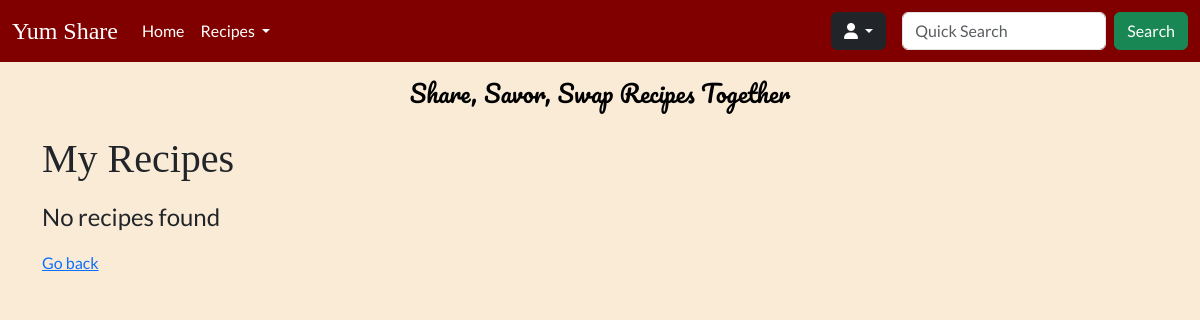
/recipes?id=25 (signed in), run on an earlier commit of the app's database.
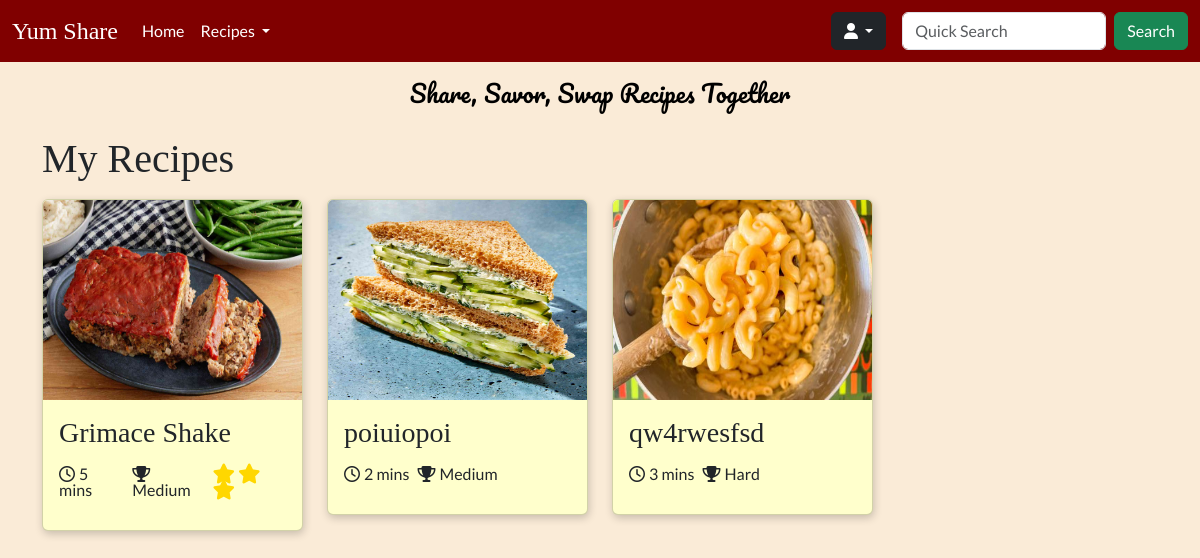
And on a later commit of the database.
### tables this page shows
CREATE TABLE `recipes` (
  `id` int NOT NULL AUTO_INCREMENT,
  `name` varchar(255) NOT NULL,
  `time` int NOT NULL,
  `difficulty` int DEFAULT NULL,
  `description` varchar(255) DEFAULT NULL,
  `instructions` text NOT NULL,
  `servings` int DEFAULT NULL,
  `image` varchar(255) DEFAULT NULL,
  `views` int DEFAULT '0',
  `user_id` int NOT NULL,
  `created` datetime NOT NULL,
  `ingredients` text NOT NULL,
  `updated` datetime DEFAULT NULL,
  `rating` int DEFAULT NULL,
  PRIMARY KEY (`id`),
  KEY `user_id` (`user_id`),
  CONSTRAINT `recipes_ibfk_1` FOREIGN KEY (`user_id`) REFERENCES `users` (`id`) ON DELETE CASCADE
);

### Core/functions.php (called while the page is built, shortened)
<?php
function base_path($path)
{
    return BASE_PATH . $path;
}
function view($path, $attributes = [])
{
    extract($attributes);
    require base_path('views/' . $path);
}
function intToDifficulty($value) {
    switch($value) {
        case 2:
            return 'Medium';
            break;
        case 3:
            return 'Hard';
            break;
    }
}

### Http/controllers/recipes/index.php (called while the page is built, shortened)
<?php
$recipeRepo = new RecipeRepository();
$recipes = $recipeRepo->findByUserId($_SESSION['user']['id']);
view('/recipes/index.view.php', [
    'recipes' => $recipes
]);

### public/index.php (called while the page is built, shortened)
<?php
require BASE_PATH . 'Core/functions.php';
require BASE_PATH . 'bootstrap.php';
$router = new Core\Router();
$url = parse_url($_SERVER['REQUEST_URI'])['path'];
$method = $_POST['_method'] ?? $_SERVER['REQUEST_METHOD'];
$router->route($url, $method);

### Core/App.php (called while the page is built, shortened)
<?php
class App
{
    protected static Container $container;
    public static function setContainer($container) {
        static::$container = $container;
    }
    public static function getContainer() {
        return static::$container;
    }
}

### config.php (called while the page is built)
<?php
return [
  'database' => [
      'host' => 'localhost',
      'port' => 3306,
      'dbname' => 'recipeapp'
  ]
];

### bootstrap.php (called while the page is built, shortened)
<?php
$container = new Container();
$container->bind('Core\Database', function () {
    $config = require base_path('config.php');
    return new Database($config['database']);
});

### Core/Database.php (called while the page is built, shortened)
<?php
class Database
{
    protected $connection;
    public function __construct($config, $username = 'root', $password = 'root')
    {
        $dsn = 'mysql:' . http_build_query($config, '', ';');
        $this->connection = new PDO($dsn, $username, $password, [
            PDO::ATTR_DEFAULT_FETCH_MODE => PDO::FETCH_ASSOC
        ]);
    }
    public function query($query, $params = []) {
        $this->statement = $this->connection->prepare($query);
        $this->statement->execute($params);
        return $this->statement;
    }
}

### Core/Container.php (called while the page is built, shortened)
<?php
class Container
{
    protected $bindings = [];
    public function bind($key, $value) {
        $this->bindings[$key] = $value;
    }
    public function resolve($key) {
        return call_user_func($this->bindings[$key]);
    }
}

### repositories/RecipeRepository.php (called while the page is built, shortened)
<?php
class RecipeRepository
{
    protected $db;
    public function __construct()
    {
        $this->db = App::getContainer()->resolve('Core\Database');
    }
    public function findByUserId($userId) {
        $statement = "SELECT * FROM recipes WHERE user_id = :userId";
        return $this->db->query($statement, [
            'userId' => $userId
        ])->fetchAll();
    }
}

### views/recipes/index.view.php (the view, shortened to what this page needs)
<!doctype html>
<html lang="en">
<head>
    <?php require BASE_PATH . 'public/resources/links/links.php' ?>
</head>
<body>
    <header>
        <?php require base_path('views/partials/nav.view.php') ?>
    </header>
    <main>
        <div class="content">
            <p class="slogan text-black mb-4 fs-4">Share, Savor, Swap Recipes Together</p>
            <div class="container">
                <h1 class="heading mb-3">My Recipes</h1>
                <?php if (!$recipes) : ?>
                    <p class="fs-4">No recipes found</p>
                    <a href="<?= $_SERVER['HTTP_REFERER'] ?>">Go back</a>
                <?php else : ?>
                    <div class="row">
                        <?php foreach ($recipes as $recipe) : ?>
                            <div class="col-12 col-md-4 col-lg-3">
                                <a class="no-underline" href="/recipe?id=<?= $recipe['id'] ?>">
                                    <div class="recipe-card card mb-3" style="background-color: #ffffcc;">
                                        <img src='<?= $recipe['image'] ?>' class="card-img-top bg-white" alt="recipe" style="height: 200px ;">
                                        <div class="card-body lh-1">
                                            <h5 class="heading card-title fs-3"><?= $recipe['name'] ?></h5>
                                            <div class="d-flex flex-row justify-content-between mt-3">
                                                <div class="d-flex flex-row gap-2">
                                                    <p><i class="fa-regular fa-clock me-1"></i><?= htmlspecialchars($recipe['time']) ?> mins</p>
                                                    <p><i class="fa-solid fa-trophy me-1"></i><?= htmlspecialchars(intToDifficulty($recipe['difficulty'])) ?></p>
                                                </div>
                                                <div>
                                                    <?php for ($i = 1; $i <= $recipe['rating']; $i++) : ?>
                                                        <i class="star fa-solid fa-star fa-lg"></i>
                                                    <?php endfor; ?>
                                                </div>
                                            </div>
                                        </div>
                                    </div>
                                </a>
                            </div>
                        <?php endforeach; ?>
                    </div>
                <?php endif; ?>
            </div>
        </div>
    </main>
</body>

### Core/Router.php (shortened to what this page needs)
<?php
class Router
{
    protected $routes = [];
    public function add($url, $controller, $method) {
        $this->routes[] = [
            'url' => $url,
            'controller' => $controller,
            'method' => $method,
            'middleware' => null
        ];
        return $this;
    }
    public function only($key) {
        $this->routes[array_key_last($this->routes)]['middleware'] = $key;
        return $this;
    }
    public function route($url, $method) {
        foreach ($this->routes as $route) {
            if ($route['url'] === $url && $route['method'] === strtoupper($method)) {
                return require base_path('Http/controllers/' . $route['controller']);
            }
        }
    }
}

### public/resources/links/links.php (shortened to what this page needs)
<link rel="stylesheet" href="https://cdn.jsdelivr.net/npm/bootstrap@5.3.1/dist/css/bootstrap.min.css">
<link rel="stylesheet" href="/resources/css/nav.css">
<link rel="stylesheet" href="/resources/css/general.css">
<link rel="stylesheet" href="/resources/css/sidebar.css">
<link rel="stylesheet" href="/resources/css/recipe.css">

### views/partials/nav.view.php (shortened to what this page needs)
<nav class="navbar navbar-expand-lg text-white fixed-top">
    <?php if (isset($_SESSION['user'])) : ?>
        <div class="container-fluid">
            <?php $brandLink = isset($_SESSION['user']) ? '/home' : '/' ?>
            <a class="heading navbar-brand text-white fs-4" href="<?= $brandLink ?>">Yum Share</a>
            <div class="collapse navbar-collapse" id="navbarSupportedContent">
                <ul class="navbar-nav me-auto mb-2 mb-lg-0">
                    <li class="nav-item">
                        <a class="nav-link active text-white" aria-current="page" href="/home"><span class="gray-hover">Home</span></a>
                    </li>
                    <li class="nav-item dropdown">
                        <a class="nav-link dropdown-toggle text-white" href="#" role="button" data-bs-toggle="dropdown" aria-expanded="false">
                            <span class="gray-hover">Recipes</span>
                        </a>
                    </li>
                </ul>
                <div class="nav-item btn-group dropdown me-3 mb-3 mb-lg-0">
                    <button type="button" class="btn btn-dark dropdown-toggle" data-bs-toggle="dropdown" aria-expanded="false">
                        <i class="fa-solid fa-user"></i>
                    </button>
                </div>
                <form class="d-flex" role="search">
                    <input class="form-control me-2" type="search" placeholder="Quick Search" aria-label="Search">
                    <button class="btn btn-success" type="submit">Search</button>
                </form>
            </div>
        </div>
    <?php endif; ?>
</nav>

### public/resources/css/nav.css (style rules this page uses)
.no-underline { text-decoration: none; }
nav { background-color: #800000; }

### public/resources/css/general.css (style rules this page uses)
body { background-color: #FAEBD7; font-family: 'Lato', sans-serif; position: relative; }
main { position: relative; }
.content { padding-top: 75px; }
.heading { font-family: 'Playfair Display', serif; }
.slogan { font-family: 'Pacifico', cursive; text-align: center; margin: auto; }
.recipe-card { box-shadow: 1px 3px 8px rgba(0,0,0,0.2); transition: transform 0.5s; }
.star { color: #FFD700; }

What changed in the data, as far as the page shows it:
added recipes: image (picture), name "Grimace Shake", time "5", difficulty "Medium", rating 3 (drawn)
added recipes: image (picture), name "poiuiopoi", time "2", difficulty "Medium"
added recipes: image (picture), name "qw4rwesfsd", time "3", difficulty "Hard"
Also different on the page:
list line gone: "No recipes found Go back"
